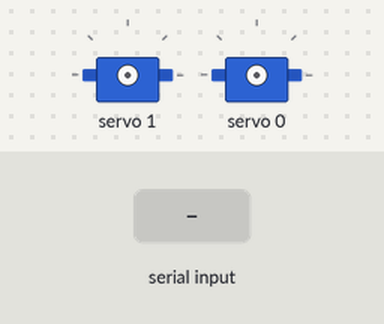
The sketch below on a simulated Arduino Uno, built with avr-gcc and run on an emulated ATmega328P. On the bench: 2 × servo. The inputs (shaded band) are chosen by the test bench. What the sketch prints to the serial monitor is not drawn.

Above: at 1.2 s.
1.3 s: "90,45\n" received over Serial
2.8 s: "90\n" received over Serial
Timing chart, 0 to 5.8 s (numbered marks = the images above; inputs shaded):
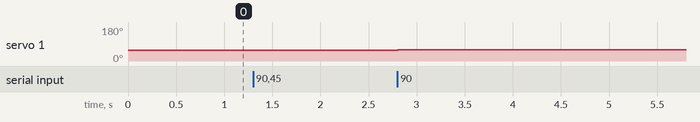

The sketch:

mechanical_eye_clamped.ino
```cpp
#include <Wire.h> // Include Wire library for I2C communication
#include <Adafruit_PWMServoDriver.h> // Include Adafruit PWM Servo Driver Library

// Create Adafruit PWM Servo Driver instance
Adafruit_PWMServoDriver pwm = Adafruit_PWMServoDriver();

// Define minimum and maximum pulse lengths for servos
#define XSERVOMIN  140
#define XSERVOMAX  400
#define YSERVOMIN  280
#define YSERVOMAX  430

// Camera Characteristics
const int cameraWidth = 480;
const int cameraHeight = 640;
const float FOV_x = 60.0;
const float FOV_y= 45.0;
const float angularDistancePerPixelX = FOV_x/cameraWidth;
const float angularDistancePerPixelY = FOV_y/cameraHeight;

// Offset for the new origin
float originOffsetX = 0.0;
float originOffsetY = 0.0;

struct AngularDistance {
  float xAD;
  float yAD;
};

struct Coordinates {
  float x;
  float y;
};

void setup() {
  Serial.begin(9600); // Start serial communication at 9600 baud rate
  Serial.println("Simplified Eye Mechanism Test");

  pwm.begin(); // Initialize PWM servo driver
  pwm.setPWMFreq(60); // Set PWM frequency for analog servos (~60 Hz)

  pwm.setPWM(1, 0, 0);
  pwm.setPWM(0, 0, 0);

  delay(10);
}

void loop() {
  Coordinates coords = readCoordinates();
  AngularDistance angularDistance = calculateAngularDistance(coords.x, coords.y);

//   Map angular distances to servo pulse lengths
  int xServoValue = clampValue(map(angularDistance.xAD, -180, 180, XSERVOMIN, XSERVOMAX), XSERVOMIN, XSERVOMAX);
  int yServoValue = clampValue(map(angularDistance.yAD, -180, 180, YSERVOMIN, YSERVOMAX), YSERVOMIN, YSERVOMAX);

  pwm.setPWM(1, 0, xServoValue);
  pwm.setPWM(0, 0, yServoValue);

  delay(10);
  Serial.println("New eye movement!");
}

// Clamping function to make sure values are within servo range
int clampValue(int value, int minVal, int maxVal) {
  if (value < minVal) return minVal;
  if (value > maxVal) return maxVal;
  return value;
}

AngularDistance calculateAngularDistance(int x, int y) {
  AngularDistance result;
  x += originOffsetX;
  y += originOffsetY;
  result.xAD = x * angularDistancePerPixelX;
  result.yAD = y * angularDistancePerPixelY;
  originOffsetX = x;
  originOffsetY = y;
  return result;
}

Coordinates readCoordinates() {
  while (!Serial.available()); // Wait for data
  String input = Serial.readStringUntil('\n');
  input.trim();
  int commaIndex = input.indexOf(',');
  String xString = input.substring(0, commaIndex);
  String yString = input.substring(commaIndex + 1);
  float x = xString.toFloat();
  float y = yString.toFloat();
  Coordinates result = {x, y};
  return result;
}
```

Measured:
- after the input at 2.8 s, servo 1: 57° → 60° at once
